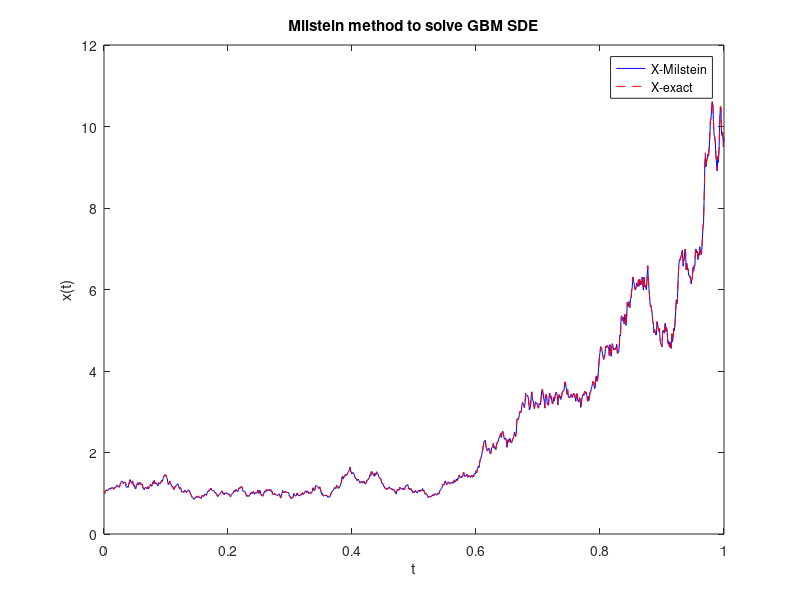

Reproduce this figure in MATLAB.
clc
clear all
close all

% Milstein method offers a better convergence compared to EM method
% Now use the Milstein method to solve the GBM SDE given in Task(5) 

mu=2; sigma=1; x0=1;
T=1; N=1000;
dt=T/N;
t=0:dt:T;
w=[0 cumsum(sqrt(dt)*randn(1,N))];
x=zeros(1,N);
x(1)=x0;

for i=2:N+1
    dw=w(i)-w(i-1);
    x(i)=x(i-1) + mu*x(i-1)*dt + sigma*x(i-1)*dw + 0.5*sigma^2*x(i-1)*(dw^2-dt);
end

x_exact=x0*exp( (mu-0.5*sigma^2)*t + sigma*w );
plot(t,x,'b',t,x_exact,'r--')
legend('X-Milstein','X-exact')
xlabel('t')
ylabel('x(t)')
title('Milstein method to solve GBM SDE')
    